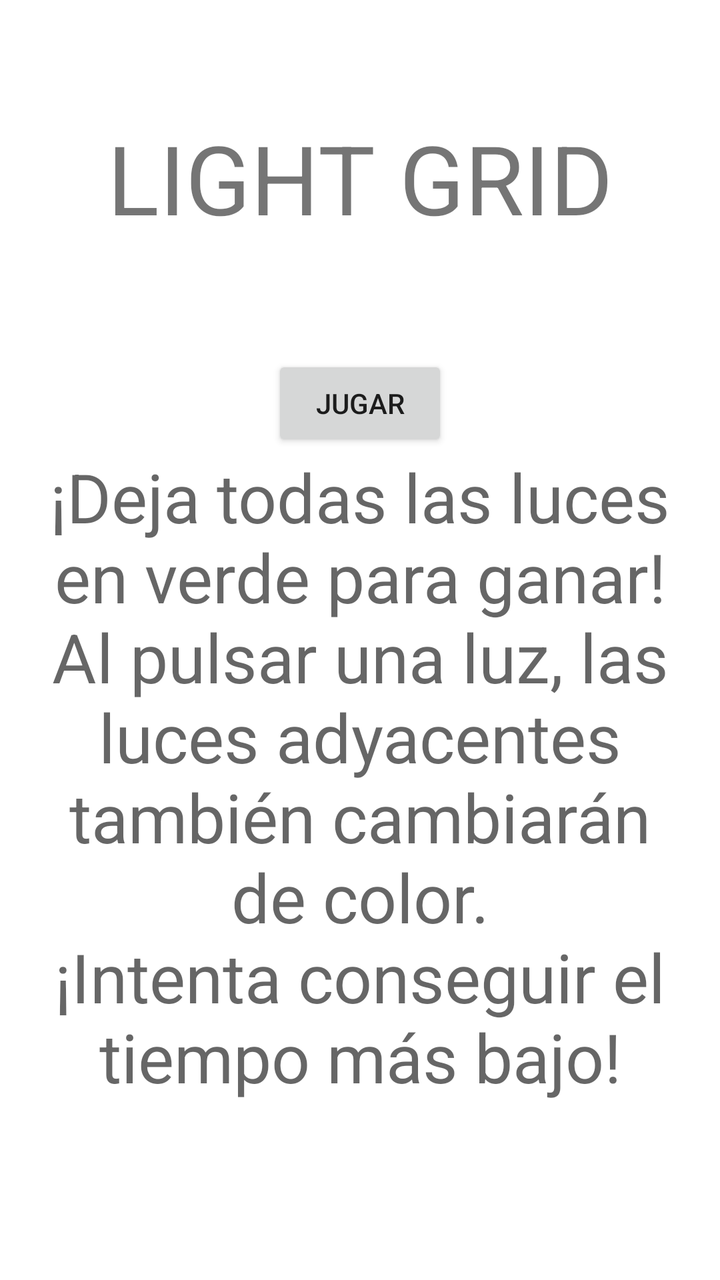
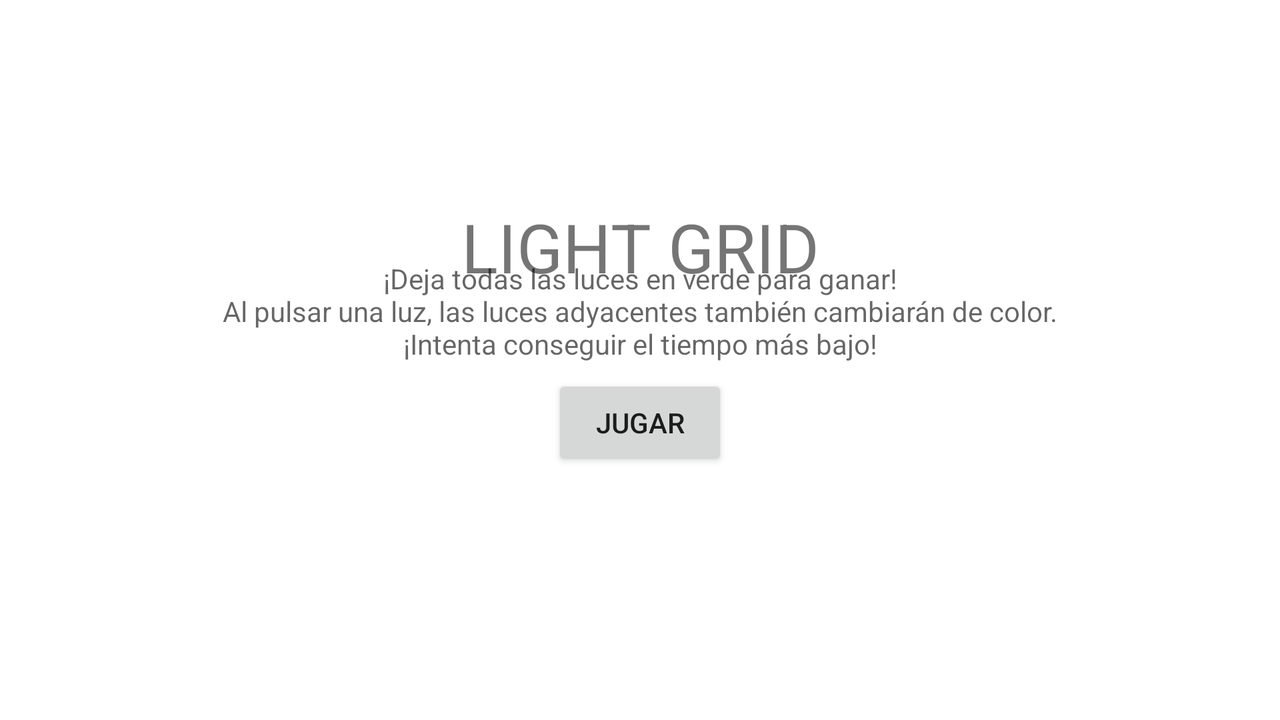

An Android layout and its configuration variant, each rendered on a device that would load it. The default file and the variant file are quoted in full after the pictures.
<!-- AndroidManifest.xml: application theme Theme.M07_UF1_Prac -->
<!-- res/layout/title_fragment.xml -->
<?xml version="1.0" encoding="utf-8"?>
<layout xmlns:android="http://schemas.android.com/apk/res/android"
    xmlns:app="http://schemas.android.com/apk/res-auto"
    xmlns:tools="http://schemas.android.com/tools">

    <data>

    </data>

    <androidx.constraintlayout.widget.ConstraintLayout
        android:layout_width="match_parent"
        android:layout_height="match_parent"
        tools:context=".TitleFragment">

        <Button
            android:id="@+id/startButton"
            android:layout_width="wrap_content"
            android:layout_height="wrap_content"
            android:text="@string/start"
            app:layout_constraintBottom_toBottomOf="parent"
            app:layout_constraintEnd_toEndOf="parent"
            app:layout_constraintStart_toStartOf="parent"
            app:layout_constraintTop_toTopOf="parent"
            app:layout_constraintVertical_bias="0.3" />

        <TextView
            android:id="@+id/textView"
            android:layout_width="wrap_content"
            android:layout_height="wrap_content"
            android:text="@string/title"
            android:textSize="48sp"
            app:layout_constraintBottom_toTopOf="@+id/startButton"
            app:layout_constraintEnd_toEndOf="parent"
            app:layout_constraintStart_toStartOf="parent"
            app:layout_constraintTop_toTopOf="parent" />

        <TextView
            android:id="@+id/textView4"
            android:layout_width="0dp"
            android:layout_height="0dp"
            android:layout_marginStart="16dp"
            android:layout_marginEnd="16dp"
            android:text="@string/info"
            android:textAlignment="center"
            android:textAppearance="@style/TextAppearance.AppCompat.Display1"
            app:layout_constraintBottom_toBottomOf="parent"
            app:layout_constraintEnd_toEndOf="parent"
            app:layout_constraintStart_toStartOf="parent"
            app:layout_constraintTop_toBottomOf="@+id/startButton"
            app:layout_constraintVertical_bias="0.2" />
    </androidx.constraintlayout.widget.ConstraintLayout>
</layout>
<!-- resources referenced by this layout -->
<resources>
  <string name="info">¡Deja todas las luces en verde para ganar!\nAl pulsar una luz, las luces adyacentes también cambiarán de color.\n¡Intenta conseguir el tiempo más bajo!</string>
  <string name="start">JUGAR</string>
  <string name="title">LIGHT GRID</string>
  <style name="Theme.M07_UF1_Prac" parent="Theme.MaterialComponents.DayNight.DarkActionBar">
          
          <item name="colorPrimary">@color/purple_500</item>
          <item name="colorPrimaryVariant">@color/purple_700</item>
          <item name="colorOnPrimary">@color/white</item>
          
          <item name="colorSecondary">@color/teal_200</item>
          <item name="colorSecondaryVariant">@color/teal_700</item>
          <item name="colorOnSecondary">@color/black</item>
          
          <item name="android:statusBarColor" tools:targetApi="l">?attr/colorPrimaryVariant</item>
          
      </style>
</resources>
<!-- res/layout-land/title_fragment.xml (the author's variant of the layout above) -->
<!-- drawn on the phone turned sideways -->
<?xml version="1.0" encoding="utf-8"?>
<layout xmlns:android="http://schemas.android.com/apk/res/android"
    xmlns:app="http://schemas.android.com/apk/res-auto"
    xmlns:tools="http://schemas.android.com/tools">

    <data>

    </data>

    <androidx.constraintlayout.widget.ConstraintLayout
        android:layout_width="match_parent"
        android:layout_height="match_parent"
        tools:context=".TitleFragment">

        <Button
            android:id="@+id/startButton"
            android:layout_width="wrap_content"
            android:layout_height="wrap_content"
            android:text="@string/start"
            app:layout_constraintBottom_toBottomOf="parent"
            app:layout_constraintEnd_toEndOf="parent"
            app:layout_constraintStart_toStartOf="parent"
            app:layout_constraintTop_toTopOf="parent"
            app:layout_constraintVertical_bias="0.6" />

        <TextView
            android:id="@+id/textView"
            android:layout_width="wrap_content"
            android:layout_height="wrap_content"
            android:text="@string/title"
            android:textSize="34sp"
            app:layout_constraintBottom_toBottomOf="parent"
            app:layout_constraintEnd_toEndOf="parent"
            app:layout_constraintStart_toStartOf="parent"
            app:layout_constraintTop_toTopOf="parent"
            app:layout_constraintVertical_bias="0.32" />

        <TextView
            android:id="@+id/textView4"
            android:layout_width="wrap_content"
            android:layout_height="wrap_content"
            android:text="@string/info"
            android:textAlignment="center"
            android:textAppearance="@style/TextAppearance.AppCompat.Display1"
            android:textSize="14sp"
            app:layout_constraintBottom_toBottomOf="parent"
            app:layout_constraintEnd_toEndOf="parent"
            app:layout_constraintStart_toStartOf="parent"
            app:layout_constraintTop_toTopOf="parent"
            app:layout_constraintVertical_bias="0.42000002" />
    </androidx.constraintlayout.widget.ConstraintLayout>
</layout>
